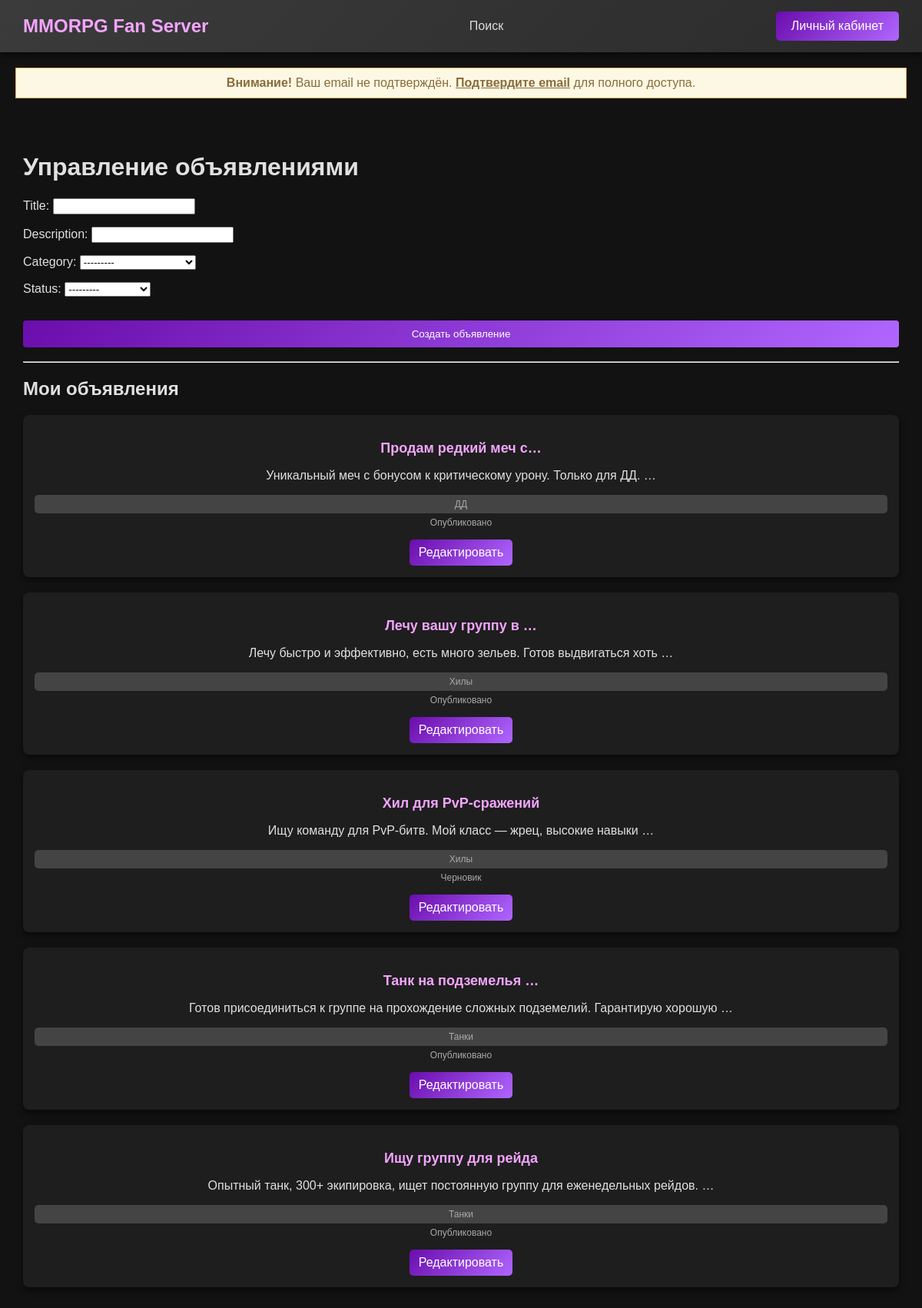
/create/ (signed in), run on an earlier commit of the app's database.
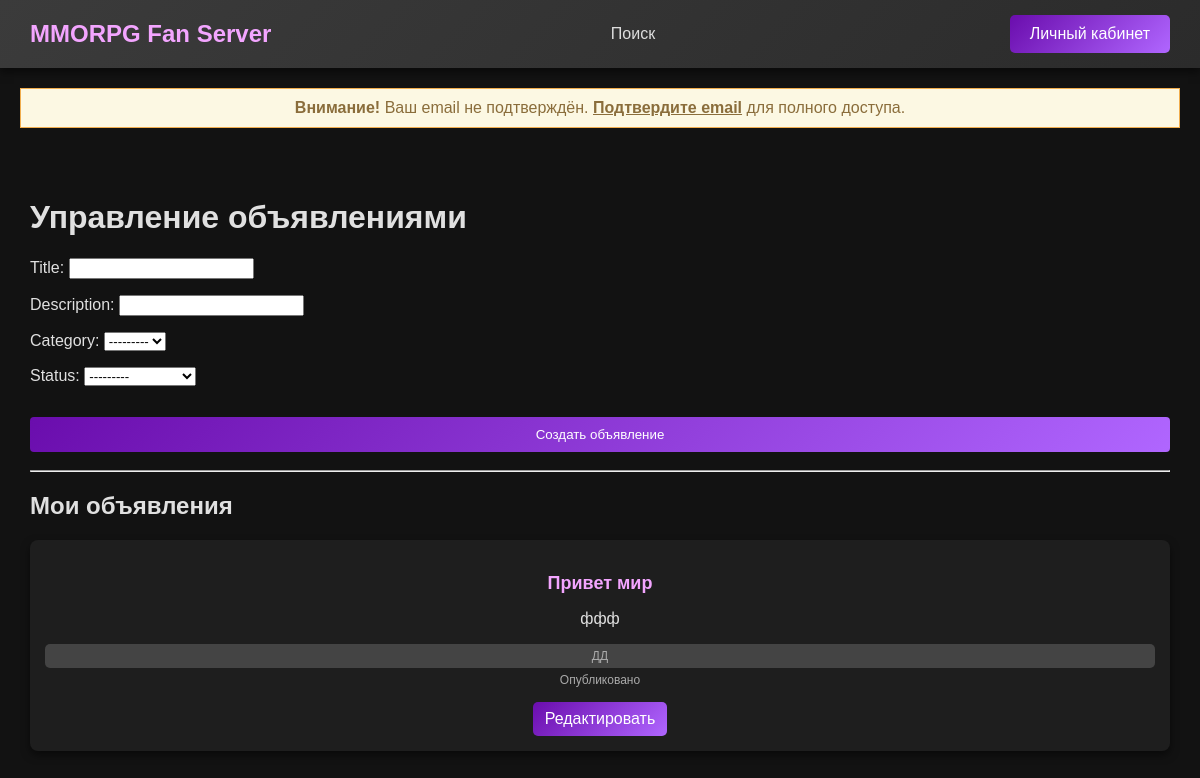
And on a later commit of the database.
### ads/models.py (models this page shows, shortened)
class Ad(models.Model):
    title = models.CharField(max_length=200)
    description = CKEditor5Field('Content', config_name='default')
    category = models.ForeignKey(Category, on_delete=models.CASCADE)
    author = models.ForeignKey(CustomUser, on_delete=models.CASCADE)
    created_at = models.DateTimeField(auto_now_add=True)
    updated_at = models.DateTimeField(auto_now=True)
    status = models.CharField(max_length=50, choices=[('published', 'Опубликовано'), ('draft', 'Черновик')])
    class Meta:
        ordering = ['-created_at']
        verbose_name = 'Объявление'
        verbose_name_plural = 'Объявления'

class Category(models.Model):
    name = models.CharField(max_length=50)
    def __str__(self):
        return self.name
    class Meta:
        verbose_name = 'Категория'
        verbose_name_plural = 'Категории'

### ads/views.py (the view)
# urls.py: path('create/', views.createView, name='create'),
@login_required
def createView(request):
    ad_id = request.GET.get('edit')
    ad_to_edit = None
    if ad_id:
        ad_to_edit = get_object_or_404(Ad, id=ad_id, author=request.user)
        form = AdForm(request.POST or None, request.FILES or None, instance=ad_to_edit)
        if request.method == 'POST' and form.is_valid():
            form.save()
            return redirect('index')
    else:
        form = AdForm(request.POST or None, request.FILES or None)
        if request.method == 'POST' and form.is_valid():
            ad = form.save(commit=False)
            ad.author = request.user
            ad.save()
            return redirect('index')
    ads = Ad.objects.filter(author=request.user)
    context = {
        'form': form,
        'ads': ads,
        'ad_to_edit': ad_to_edit,
    }
    return render(request, 'ads/myads.html', context)

### ads/forms.py
class AdForm(forms.ModelForm):
    description = forms.CharField(widget=CKEditor5Widget(config_name='default'))
    class Meta:
        model = Ad
        fields = ['title', 'description', 'category', 'status']

### ads/templates/ads/myads.html (shortened to what this page needs)
{% extends 'base.html' %}
{% load static %}
{% block content %}
<div class="main-container">
    <h1>Управление объявлениями</h1>
    <form method="post" enctype="multipart/form-data">
        {{ form.as_p }}
        <button type="submit" class="btn btn-primary">
            {% if ad_to_edit %} Сохранить изменения {% else %} Создать объявление {% endif %}
        </button>
    </form>
    <hr>
    <h2>Мои объявления</h2>
    <div class="user-ads-list">
        {% for ad in ads %}
            <div class="user-ad-card">
                <h3>{{ ad.title|truncatechars:20 }}</h3>
                <p>{{ ad.description|truncatewords:10|striptags }}</p>
                <span class="category">{{ ad.category }}</span>
                <span class="status">{{ ad.get_status_display }}</span>
                <a href="?edit={{ ad.id }}" class="btn btn-secondary small-btn">Редактировать</a>
            </div>
        {% endfor %}
    </div>
</div>
{% endblock %}

### templates/base.html (shortened to what this page needs)
{% load static %}
<!DOCTYPE html>
<html lang="ru">
<head>
    <link rel="stylesheet" href="{% static 'css/styles.css' %}">
</head>
<body>
    <header class="navbar">
        <div class="logo">
            <a href="{% url 'index' %}">MMORPG Fan Server</a>
        </div>
        <nav class="nav-links">
            <a href="#">Поиск</a>
        </nav>
        <div class="auth-buttons">
            {% if user.is_authenticated %}
                <a href="{% url 'profile' %}" class="btn">Личный кабинет</a>
            {% else %}
                <a href="{% url 'login' %}" class="btn">Вход</a>
                <a href="{% url 'register' %}" class="btn btn-register">Регистрация</a>
            {% endif %}
        </div>
    </header>
    <main>
        {% if user.is_authenticated and not user.is_email_verified %}
        <div class="alert alert-warning" style="text-align: center; margin: 20px; padding: 10px; border: 1px solid #f0ad4e; background-color: #fcf8e3; color: #8a6d3b;">
            <strong>Внимание!</strong> Ваш email не подтверждён.
            <a href="{% url 'email_confirmation' %}" style="color: #8a6d3b; font-weight: bold;">Подтвердите email</a> для полного доступа.
        </div>
        {% endif %}
        {% block content %}{% endblock %}
    </main>
</body>
</html>

### static/css/styles.css (style rules this page uses)
body { background-color: #121212; color: #e0e0e0; font-family: Arial, sans-serif; margin: 0; padding: 0; }
.navbar { display: flex; justify-content: space-between; align-items: center; padding: 15px 30px; background: linear-gradient(135deg, #3b3b3b, #2b2b2b); box-shadow: 0 4px 8px rgba(0, 0, 0, 0.5); }
.navbar .logo a { color: #f3a5ff; font-size: 24px; text-decoration: none; font-weight: bold; }
.nav-links a { color: #ddd; text-decoration: none; margin: 0 10px; transition: color 0.3s; }
.btn { display: inline-block; padding: 10px 20px; background: linear-gradient(135deg, #6a0dad, #b066ff); color: white; border: none; border-radius: 5px; cursor: pointer; text-decoration: none; transition: background 0.3s, transform 0.2s; }
.btn-primary { width: calc(100% - 20px); margin: 10px auto; }
.btn-secondary { margin-top: 10px; }
.auth-buttons .btn { margin-left: 15px; }
.category { display: inline-block; padding: 5px 10px; background-color: #444; color: #fff; border-radius: 5px; font-size: 12px; }
.btn-primary { margin-top: 15px; padding: 10px 20px; background: linear-gradient(135deg, #6a0dad, #b066ff); color: white; border-radius: 5px; cursor: pointer; width: 100%; transition: background 0.3s; }
.category, .status { display: block; font-size: 12px; color: #aaa; margin-bottom: 5px; }
.btn-secondary { display: inline-block; padding: 8px 16px; background: linear-gradient(135deg, #6a0dad, #b066ff); color: white; border-radius: 5px; cursor: pointer; transition: background 0.3s; text-align: center; }
.main-container { padding: 30px; max-width: 1200px; margin: auto; border-radius: 8px; }
.user-ads-list { display: block; margin-top: 20px; }
.user-ad-card { background: #1e1e1e; border-radius: 8px; box-shadow: 0 4px 8px rgba(0, 0, 0, 0.5); padding: 15px; margin-bottom: 20px; text-align: center; transition: transform 0.3s, box-shadow 0.3s; }
.user-ad-card h3 { color: #f3a5ff; font-size: 18px; margin-bottom: 8px; }
.user-ad-card .category, .user-ad-card .status { display: block; font-size: 12px; color: #aaa; margin-bottom: 5px; }
.btn.small-btn { padding: 8px 12px; background: linear-gradient(135deg, #6a0dad, #b066ff); color: white; border-radius: 5px; cursor: pointer; transition: background 0.3s; }
.btn-primary { background-color: #6a0dad; color: white; border: none; padding: 10px 20px; cursor: pointer; border-radius: 4px; transition: background 0.3s; }
.btn-secondary { background-color: #4b0082; color: white; border: none; padding: 10px 20px; cursor: pointer; border-radius: 4px; transition: background 0.3s; }

What changed in the data, as far as the page shows it:
removed Ad: title "Продам редкий меч с…", description "Уникальный меч с бонусом к критическому урону. Только для ДД. …", category "ДД", status "Опубликовано"
removed Ad: title "Лечу вашу группу в …", description "Лечу быстро и эффективно, есть много зельев. Готов выдвигаться хоть …", category "Хилы", status "Опубликовано"
removed Ad: title "Хил для PvP-сражений", description "Ищу команду для PvP-битв. Мой класс — жрец, высокие навыки …", category "Хилы", status "Черновик"
removed Ad: title "Танк на подземелья …", description "Готов присоединиться к группе на прохождение сложных подземелий. Гарантирую хорошую …", category "Танки", status "Опубликовано"
removed Ad: title "Ищу группу для рейда", description "Опытный танк, 300+ экипировка, ищет постоянную группу для еженедельных рейдов. …", category "Танки", status "Опубликовано"
added Ad: title "Привет мир", description "ффф", category "ДД", status "Опубликовано"
